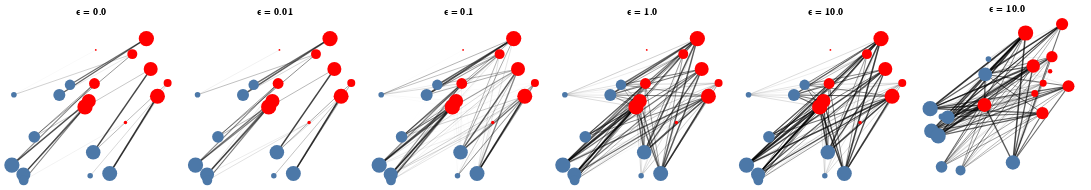

Notebook code cell kept with this figure:
### Markdown cell above
### 4. Visual Comparison of Transport Plans for Varying $\epsilon$

### Code cell
for (ϵ,γ) in zip(ϵs,γs)
    if ϵ == 0
        otplot = PlotOT(μ,ν,γ,title=string("ϵ = ",ϵ))
    else
        otplot = hcat(v,PlotOT(μ,ν,γ,title=string("ϵ = ",ϵ)))
    end
end
otplot

### Figure 1 — Vega-Lite specification as saved in the notebook (floating-point values rounded to 4 significant figures; data arrays with more than 128 entries replaced by an {"elided": "..."} marker saying what was removed)
{"hconcat": [{"hconcat": [{"hconcat": [{"hconcat": [{"hconcat": [{"layer": [{"data": {"values": {"elided": "200 records"}}, "encoding": {"detail": {"field": "pe", "type": "ordinal"}, "opacity": {"field": "ew", "legend": null, "type": "quantitative"}, "size": {"field": "ew", "legend": null, "scale": {"range": [0, 2]}, "type": "ordinal"}, "x": {"axis": null, "field": "edges_x", "type": "quantitative"}, "y": {"axis": null, "field": "edges_y", "type": "quantitative"}}, "height": 200, "mark": {"clip": false, "color": "black", "type": "line"}, "width": 200}, {"data": {"values": [{"size": 0.006876, "x": 1.097, "y": 0.5864}, {"size": 0.1639, "x": 1.376, "y": 0.8482}, {"size": 0.1693, "x": 1.28, "y": 1.424}, {"size": 0.08492, "x": 0.8263, "y": 0.9748}, {"size": 0.1695, "x": 0.7441, "y": 0.7412}, {"size": 0.1432, "x": 1.317, "y": 1.119}, {"size": 0.145, "x": 0.7769, "y": 0.8012}, {"size": 0.07135, "x": 1.157, "y": 1.268}, {"size": 0.0004722, "x": 0.8379, "y": 1.309}, {"size": 0.04543, "x": 1.465, "y": 0.9794}]}, "encoding": {"size": {"field": "size", "legend": null, "title": null, "type": "q"}, "x": {"axis": null, "field": "x", "title": null, "type": "quantitative"}, "y": {"axis": null, "field": "y", "title": null, "type": "quantitative"}}, "height": 200, "mark": {"color": "red", "opacity": 1, "type": "circle"}, "width": 200}, {"data": {"values": [{"size": 0.01973, "x": 0.789, "y": 0.05399}, {"size": 0.07742, "x": 0.6131, "y": 0.9618}, {"size": 0.1405, "x": 0.2062, "y": 0.06687}, {"size": 0.1029, "x": 0.5199, "y": 0.8605}, {"size": 0.09512, "x": 0.3012, "y": 0.4428}, {"size": 0.02082, "x": 0.1233, "y": 0.8623}, {"size": 0.1595, "x": 0.9595, "y": 0.07793}, {"size": 0.1512, "x": 0.8156, "y": 0.2885}, {"size": 0.06682, "x": 0.2087, "y": 0.007733}, {"size": 0.1659, "x": 0.1056, "y": 0.1612}]}, "encoding": {"size": {"field": "size", "legend": null, "title": null, "type": "q"}, "x": {"axis": null, "field": "x", "title": null, "type": "quantitative"}, "y": {"axis": null, "field": "y", "title": null, "type": "quantitative"}}, "height": 200, "mark": {"opacity": 1, "type": "circle"}, "width": 200}], "title": "ϵ = 0.0", "view": {"stroke": null}}, {"layer": [{"data": {"values": {"elided": "200 records"}}, "encoding": {"detail": {"field": "pe", "type": "ordinal"}, "opacity": {"field": "ew", "legend": null, "type": "quantitative"}, "size": {"field": "ew", "legend": null, "scale": {"range": [0, 2]}, "type": "ordinal"}, "x": {"axis": null, "field": "edges_x", "type": "quantitative"}, "y": {"axis": null, "field": "edges_y", "type": "quantitative"}}, "height": 200, "mark": {"clip": false, "color": "black", "type": "line"}, "width": 200}, {"data": {"values": [{"size": 0.006876, "x": 1.097, "y": 0.5864}, {"size": 0.1639, "x": 1.376, "y": 0.8482}, {"size": 0.1693, "x": 1.28, "y": 1.424}, {"size": 0.08492, "x": 0.8263, "y": 0.9748}, {"size": 0.1695, "x": 0.7441, "y": 0.7412}, {"size": 0.1432, "x": 1.317, "y": 1.119}, {"size": 0.145, "x": 0.7769, "y": 0.8012}, {"size": 0.07135, "x": 1.157, "y": 1.268}, {"size": 0.0004722, "x": 0.8379, "y": 1.309}, {"size": 0.04543, "x": 1.465, "y": 0.9794}]}, "encoding": {"size": {"field": "size", "legend": null, "title": null, "type": "q"}, "x": {"axis": null, "field": "x", "title": null, "type": "quantitative"}, "y": {"axis": null, "field": "y", "title": null, "type": "quantitative"}}, "height": 200, "mark": {"color": "red", "opacity": 1, "type": "circle"}, "width": 200}, {"data": {"values": [{"size": 0.01973, "x": 0.789, "y": 0.05399}, {"size": 0.07742, "x": 0.6131, "y": 0.9618}, {"size": 0.1405, "x": 0.2062, "y": 0.06687}, {"size": 0.1029, "x": 0.5199, "y": 0.8605}, {"size": 0.09512, "x": 0.3012, "y": 0.4428}, {"size": 0.02082, "x": 0.1233, "y": 0.8623}, {"size": 0.1595, "x": 0.9595, "y": 0.07793}, {"size": 0.1512, "x": 0.8156, "y": 0.2885}, {"size": 0.06682, "x": 0.2087, "y": 0.007733}, {"size": 0.1659, "x": 0.1056, "y": 0.1612}]}, "encoding": {"size": {"field": "size", "legend": null, "title": null, "type": "q"}, "x": {"axis": null, "field": "x", "title": null, "type": "quantitative"}, "y": {"axis": null, "field": "y", "title": null, "type": "quantitative"}}, "height": 200, "mark": {"opacity": 1, "type": "circle"}, "width": 200}], "title": "ϵ = 0.01", "view": {"stroke": null}}]}, {"layer": [{"data": {"values": {"elided": "200 records"}}, "encoding": {"detail": {"field": "pe", "type": "ordinal"}, "opacity": {"field": "ew", "legend": null, "type": "quantitative"}, "size": {"field": "ew", "legend": null, "scale": {"range": [0, 2]}, "type": "ordinal"}, "x": {"axis": null, "field": "edges_x", "type": "quantitative"}, "y": {"axis": null, "field": "edges_y", "type": "quantitative"}}, "height": 200, "mark": {"clip": false, "color": "black", "type": "line"}, "width": 200}, {"data": {"values": [{"size": 0.006876, "x": 1.097, "y": 0.5864}, {"size": 0.1639, "x": 1.376, "y": 0.8482}, {"size": 0.1693, "x": 1.28, "y": 1.424}, {"size": 0.08492, "x": 0.8263, "y": 0.9748}, {"size": 0.1695, "x": 0.7441, "y": 0.7412}, {"size": 0.1432, "x": 1.317, "y": 1.119}, {"size": 0.145, "x": 0.7769, "y": 0.8012}, {"size": 0.07135, "x": 1.157, "y": 1.268}, {"size": 0.0004722, "x": 0.8379, "y": 1.309}, {"size": 0.04543, "x": 1.465, "y": 0.9794}]}, "encoding": {"size": {"field": "size", "legend": null, "title": null, "type": "q"}, "x": {"axis": null, "field": "x", "title": null, "type": "quantitative"}, "y": {"axis": null, "field": "y", "title": null, "type": "quantitative"}}, "height": 200, "mark": {"color": "red", "opacity": 1, "type": "circle"}, "width": 200}, {"data": {"values": [{"size": 0.01973, "x": 0.789, "y": 0.05399}, {"size": 0.07742, "x": 0.6131, "y": 0.9618}, {"size": 0.1405, "x": 0.2062, "y": 0.06687}, {"size": 0.1029, "x": 0.5199, "y": 0.8605}, {"size": 0.09512, "x": 0.3012, "y": 0.4428}, {"size": 0.02082, "x": 0.1233, "y": 0.8623}, {"size": 0.1595, "x": 0.9595, "y": 0.07793}, {"size": 0.1512, "x": 0.8156, "y": 0.2885}, {"size": 0.06682, "x": 0.2087, "y": 0.007733}, {"size": 0.1659, "x": 0.1056, "y": 0.1612}]}, "encoding": {"size": {"field": "size", "legend": null, "title": null, "type": "q"}, "x": {"axis": null, "field": "x", "title": null, "type": "quantitative"}, "y": {"axis": null, "field": "y", "title": null, "type": "quantitative"}}, "height": 200, "mark": {"opacity": 1, "type": "circle"}, "width": 200}], "title": "ϵ = 0.1", "view": {"stroke": null}}]}, {"layer": [{"data": {"values": {"elided": "200 records"}}, "encoding": {"detail": {"field": "pe", "type": "ordinal"}, "opacity": {"field": "ew", "legend": null, "type": "quantitative"}, "size": {"field": "ew", "legend": null, "scale": {"range": [0, 2]}, "type": "ordinal"}, "x": {"axis": null, "field": "edges_x", "type": "quantitative"}, "y": {"axis": null, "field": "edges_y", "type": "quantitative"}}, "height": 200, "mark": {"clip": false, "color": "black", "type": "line"}, "width": 200}, {"data": {"values": [{"size": 0.006876, "x": 1.097, "y": 0.5864}, {"size": 0.1639, "x": 1.376, "y": 0.8482}, {"size": 0.1693, "x": 1.28, "y": 1.424}, {"size": 0.08492, "x": 0.8263, "y": 0.9748}, {"size": 0.1695, "x": 0.7441, "y": 0.7412}, {"size": 0.1432, "x": 1.317, "y": 1.119}, {"size": 0.145, "x": 0.7769, "y": 0.8012}, {"size": 0.07135, "x": 1.157, "y": 1.268}, {"size": 0.0004722, "x": 0.8379, "y": 1.309}, {"size": 0.04543, "x": 1.465, "y": 0.9794}]}, "encoding": {"size": {"field": "size", "legend": null, "title": null, "type": "q"}, "x": {"axis": null, "field": "x", "title": null, "type": "quantitative"}, "y": {"axis": null, "field": "y", "title": null, "type": "quantitative"}}, "height": 200, "mark": {"color": "red", "opacity": 1, "type": "circle"}, "width": 200}, {"data": {"values": [{"size": 0.01973, "x": 0.789, "y": 0.05399}, {"size": 0.07742, "x": 0.6131, "y": 0.9618}, {"size": 0.1405, "x": 0.2062, "y": 0.06687}, {"size": 0.1029, "x": 0.5199, "y": 0.8605}, {"size": 0.09512, "x": 0.3012, "y": 0.4428}, {"size": 0.02082, "x": 0.1233, "y": 0.8623}, {"size": 0.1595, "x": 0.9595, "y": 0.07793}, {"size": 0.1512, "x": 0.8156, "y": 0.2885}, {"size": 0.06682, "x": 0.2087, "y": 0.007733}, {"size": 0.1659, "x": 0.1056, "y": 0.1612}]}, "encoding": {"size": {"field": "size", "legend": null, "title": null, "type": "q"}, "x": {"axis": null, "field": "x", "title": null, "type": "quantitative"}, "y": {"axis": null, "field": "y", "title": null, "type": "quantitative"}}, "height": 200, "mark": {"opacity": 1, "type": "circle"}, "width": 200}], "title": "ϵ = 1.0", "view": {"stroke": null}}]}, {"layer": [{"data": {"values": {"elided": "200 records"}}, "encoding": {"detail": {"field": "pe", "type": "ordinal"}, "opacity": {"field": "ew", "legend": null, "type": "quantitative"}, "size": {"field": "ew", "legend": null, "scale": {"range": [0, 2]}, "type": "ordinal"}, "x": {"axis": null, "field": "edges_x", "type": "quantitative"}, "y": {"axis": null, "field": "edges_y", "type": "quantitative"}}, "height": 200, "mark": {"clip": false, "color": "black", "type": "line"}, "width": 200}, {"data": {"values": [{"size": 0.006876, "x": 1.097, "y": 0.5864}, {"size": 0.1639, "x": 1.376, "y": 0.8482}, {"size": 0.1693, "x": 1.28, "y": 1.424}, {"size": 0.08492, "x": 0.8263, "y": 0.9748}, {"size": 0.1695, "x": 0.7441, "y": 0.7412}, {"size": 0.1432, "x": 1.317, "y": 1.119}, {"size": 0.145, "x": 0.7769, "y": 0.8012}, {"size": 0.07135, "x": 1.157, "y": 1.268}, {"size": 0.0004722, "x": 0.8379, "y": 1.309}, {"size": 0.04543, "x": 1.465, "y": 0.9794}]}, "encoding": {"size": {"field": "size", "legend": null, "title": null, "type": "q"}, "x": {"axis": null, "field": "x", "title": null, "type": "quantitative"}, "y": {"axis": null, "field": "y", "title": null, "type": "quantitative"}}, "height": 200, "mark": {"color": "red", "opacity": 1, "type": "circle"}, "width": 200}, {"data": {"values": [{"size": 0.01973, "x": 0.789, "y": 0.05399}, {"size": 0.07742, "x": 0.6131, "y": 0.9618}, {"size": 0.1405, "x": 0.2062, "y": 0.06687}, {"size": 0.1029, "x": 0.5199, "y": 0.8605}, {"size": 0.09512, "x": 0.3012, "y": 0.4428}, {"size": 0.02082, "x": 0.1233, "y": 0.8623}, {"size": 0.1595, "x": 0.9595, "y": 0.07793}, {"size": 0.1512, "x": 0.8156, "y": 0.2885}, {"size": 0.06682, "x": 0.2087, "y": 0.007733}, {"size": 0.1659, "x": 0.1056, "y": 0.1612}]}, "encoding": {"size": {"field": "size", "legend": null, "title": null, "type": "q"}, "x": {"axis": null, "field": "x", "title": null, "type": "quantitative"}, "y": {"axis": null, "field": "y", "title": null, "type": "quantitative"}}, "height": 200, "mark": {"opacity": 1, "type": "circle"}, "width": 200}], "title": "ϵ = 10.0", "view": {"stroke": null}}]}, {"layer": [{"data": {"values": {"elided": "200 records"}}, "encoding": {"detail": {"field": "pe", "type": "ordinal"}, "opacity": {"field": "ew", "legend": null, "type": "quantitative"}, "size": {"field": "ew", "legend": null, "scale": {"range": [0, 2]}, "type": "ordinal"}, "x": {"axis": null, "field": "edges_x", "type": "quantitative"}, "y": {"axis": null, "field": "edges_y", "type": "quantitative"}}, "height": 200, "mark": {"clip": false, "color": "black", "type": "line"}, "width": 200}, {"data": {"values": [{"size": 0.01364, "x": 1.227, "y": 0.8911}, {"size": 0.1155, "x": 1.347, "y": 1.274}, {"size": 0.09894, "x": 1.245, "y": 1.009}, {"size": 0.117, "x": 1.151, "y": 0.5517}, {"size": 0.1404, "x": 1.058, "y": 0.9346}, {"size": 0.03542, "x": 1.074, "y": 0.7117}, {"size": 0.1513, "x": 0.5717, "y": 0.6188}, {"size": 0.03615, "x": 1.158, "y": 0.7942}, {"size": 0.1106, "x": 1.41, "y": 0.7709}, {"size": 0.181, "x": 0.9824, "y": 1.202}]}, "encoding": {"size": {"field": "size", "legend": null, "title": null, "type": "q"}, "x": {"axis": null, "field": "x", "title": null, "type": "quantitative"}, "y": {"axis": null, "field": "y", "title": null, "type": "quantitative"}}, "height": 200, "mark": {"color": "red", "opacity": 1, "type": "circle"}, "width": 200}, {"data": {"values": [{"size": 0.06314, "x": 0.3337, "y": 0.08804}, {"size": 0.1398, "x": 0.04366, "y": 0.4075}, {"size": 0.119, "x": 0.2063, "y": 0.5188}, {"size": 0.1323, "x": 0.8559, "y": 0.1517}, {"size": 0.01904, "x": 0.6117, "y": 0.9902}, {"size": 0.1493, "x": 0.03044, "y": 0.5883}, {"size": 0.08623, "x": 0.1442, "y": 0.1169}, {"size": 0.1458, "x": 0.111, "y": 0.3677}, {"size": 0.1214, "x": 0.5796, "y": 0.8659}, {"size": 0.02396, "x": 0.1456, "y": 0.5234}]}, "encoding": {"size": {"field": "size", "legend": null, "title": null, "type": "q"}, "x": {"axis": null, "field": "x", "title": null, "type": "quantitative"}, "y": {"axis": null, "field": "y", "title": null, "type": "quantitative"}}, "height": 200, "mark": {"opacity": 1, "type": "circle"}, "width": 200}], "title": "ϵ = 10.0", "view": {"stroke": null}}]}
